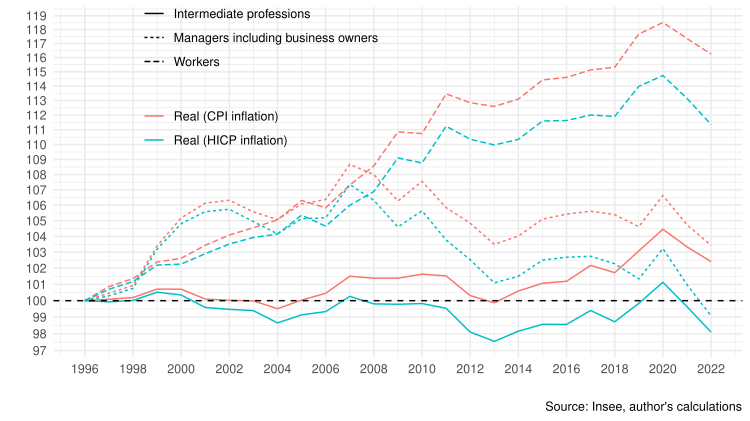

Source code (R):
library(tidyverse)

CPI_or_HICP_idbanks <- tribble(~ IDBANK, ~ CPI_or_HICP,
                               "001764363", "CPI",  # Annual CPI
                               "001762489", "HICP"  # Annual HICP
)

figure2_idbanks <- tribble(~ IDBANK, ~ Occupation,
                           "010752321", "Managers including business owners",   # Net wage FTE managers private sector
                           "010752324", "Intermediate professions",             # Net wage FTE intermediate professions private sector
                           "010752330", "Workers"                               # Net wage FTE workers private sector
)

CPI_or_HICP <- CPI_or_HICP_idbanks |>
  mutate(data = map(IDBANK, ~ paste0("https://www.bdm.insee.fr/series/sdmx/data/SERIES_BDM/", .) |>
                      rsdmx::readSDMX() |>
                      as_tibble() |>
                      transmute(TIME_PERIOD,
                                OBS_VALUE = as.numeric(OBS_VALUE)))) |>
  unnest(cols = c(data)) %>%
  select(-IDBANK) %>%
  spread(CPI_or_HICP, OBS_VALUE)

figure2 <- figure2_idbanks |>
  mutate(data = map(IDBANK, ~ paste0("https://www.bdm.insee.fr/series/sdmx/data/SERIES_BDM/", .) |>
                      rsdmx::readSDMX() |>
                      as_tibble() |>
                      transmute(TIME_PERIOD,
                                OBS_VALUE = as.numeric(OBS_VALUE)))) |>
  unnest(cols = c(data)) |>
  select(-IDBANK) |>
  left_join(CPI_or_HICP, by = "TIME_PERIOD") |>
  mutate(date = as.Date(paste0(TIME_PERIOD, "-01-01"))) |>
  filter(date >= as.Date("1996-01-01"),
         date <= as.Date("2022-01-01")) |>
  group_by(Occupation) %>%
  arrange(date) %>%
  transmute(date,
            Occupation,
            `Real (HICP inflation)` = 100*(OBS_VALUE/OBS_VALUE[1])/(HICP/HICP[1]),
            `Real (CPI inflation)`  = 100*(OBS_VALUE/OBS_VALUE[1])/(CPI/CPI[1])) %>%
  gather(variable, value, -date, -Occupation)



figure2 %>%
  ggplot() + geom_line(aes(x = date, y = value,  color = variable, linetype = Occupation)) +
  theme_minimal() + ylab("") + xlab("") +
  #scale_color_manual(values = c("darkgrey", "#F8766D", "#619CFF")) +
  scale_x_date(breaks = seq(1996, 2100, 2) %>% paste0("-01-01") %>% as.Date,
               labels = date_format("%Y")) +
  theme(legend.position = c(0.3, 0.8),
        legend.title = element_blank()) +
  scale_y_log10(breaks = seq(0, 200, 1)) +
  geom_hline(yintercept = 100, linetype = "dashed") +
  labs(caption = "Source: Insee, author’s calculations")

ggsave("figure2.png", width = 1.25*6, height = 1.25*3.375, bg = "white")
ggsave("figure2.pdf", width = 1.25*6, height = 1.25*3.375)
